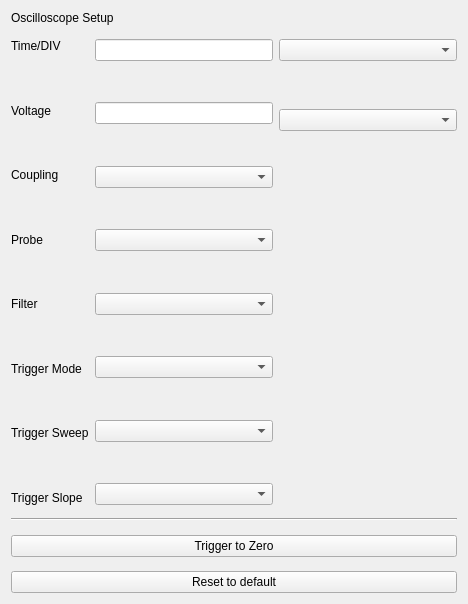
<?xml version="1.0" encoding="UTF-8"?>
<ui version="4.0">
 <class>OsciSetup</class>
 <widget class="QWidget" name="OsciSetup">
  <property name="geometry">
   <rect>
    <x>0</x>
    <y>0</y>
    <width>468</width>
    <height>604</height>
   </rect>
  </property>
  <property name="windowTitle">
   <string>Form</string>
  </property>
  <layout class="QGridLayout" name="gridLayout">
   <item row="0" column="0">
    <layout class="QVBoxLayout" name="verticalLayout_5">
     <item>
      <widget class="QLabel" name="osciSetupLabel">
       <property name="text">
        <string>Oscilloscope Setup</string>
       </property>
      </widget>
     </item>
     <item>
      <spacer name="verticalSpacer_25">
       <property name="orientation">
        <enum>Qt::Vertical</enum>
       </property>
       <property name="sizeHint" stdset="0">
        <size>
         <width>20</width>
         <height>40</height>
        </size>
       </property>
      </spacer>
     </item>
     <item>
      <layout class="QHBoxLayout" name="horizontalLayout">
       <item>
        <layout class="QVBoxLayout" name="verticalLayout">
         <item>
          <widget class="QLabel" name="timeLabel">
           <property name="text">
            <string>Time/DIV</string>
           </property>
          </widget>
         </item>
         <item>
          <spacer name="verticalSpacer">
           <property name="orientation">
            <enum>Qt::Vertical</enum>
           </property>
           <property name="sizeHint" stdset="0">
            <size>
             <width>20</width>
             <height>40</height>
            </size>
           </property>
          </spacer>
         </item>
         <item>
          <widget class="QLabel" name="voltageLabel">
           <property name="text">
            <string>Voltage</string>
           </property>
          </widget>
         </item>
         <item>
          <spacer name="verticalSpacer_2">
           <property name="orientation">
            <enum>Qt::Vertical</enum>
           </property>
           <property name="sizeHint" stdset="0">
            <size>
             <width>20</width>
             <height>40</height>
            </size>
           </property>
          </spacer>
         </item>
         <item>
          <widget class="QLabel" name="couplingLabel">
           <property name="text">
            <string>Coupling</string>
           </property>
          </widget>
         </item>
         <item>
          <spacer name="verticalSpacer_3">
           <property name="orientation">
            <enum>Qt::Vertical</enum>
           </property>
           <property name="sizeHint" stdset="0">
            <size>
             <width>20</width>
             <height>40</height>
            </size>
           </property>
          </spacer>
         </item>
         <item>
          <widget class="QLabel" name="probeLabel">
           <property name="text">
            <string>Probe</string>
           </property>
          </widget>
         </item>
         <item>
          <spacer name="verticalSpacer_4">
           <property name="orientation">
            <enum>Qt::Vertical</enum>
           </property>
           <property name="sizeHint" stdset="0">
            <size>
             <width>20</width>
             <height>40</height>
            </size>
           </property>
          </spacer>
         </item>
         <item>
          <widget class="QLabel" name="filterLabel">
           <property name="text">
            <string>Filter</string>
           </property>
          </widget>
         </item>
         <item>
          <spacer name="verticalSpacer_5">
           <property name="orientation">
            <enum>Qt::Vertical</enum>
           </property>
           <property name="sizeHint" stdset="0">
            <size>
             <width>20</width>
             <height>40</height>
            </size>
           </property>
          </spacer>
         </item>
         <item>
          <widget class="QLabel" name="triggerModeLabel">
           <property name="text">
            <string>Trigger Mode</string>
           </property>
          </widget>
         </item>
         <item>
          <spacer name="verticalSpacer_6">
           <property name="orientation">
            <enum>Qt::Vertical</enum>
           </property>
           <property name="sizeHint" stdset="0">
            <size>
             <width>20</width>
             <height>40</height>
            </size>
           </property>
          </spacer>
         </item>
         <item>
          <widget class="QLabel" name="triggerSweepLabel">
           <property name="text">
            <string>Trigger Sweep</string>
           </property>
          </widget>
         </item>
         <item>
          <spacer name="verticalSpacer_7">
           <property name="orientation">
            <enum>Qt::Vertical</enum>
           </property>
           <property name="sizeHint" stdset="0">
            <size>
             <width>20</width>
             <height>40</height>
            </size>
           </property>
          </spacer>
         </item>
         <item>
          <widget class="QLabel" name="triggerSlopeLabel">
           <property name="text">
            <string>Trigger Slope</string>
           </property>
          </widget>
         </item>
        </layout>
       </item>
       <item>
        <layout class="QVBoxLayout" name="verticalLayout_2">
         <item>
          <widget class="QLineEdit" name="timeEdit"/>
         </item>
         <item>
          <spacer name="verticalSpacer_8">
           <property name="orientation">
            <enum>Qt::Vertical</enum>
           </property>
           <property name="sizeHint" stdset="0">
            <size>
             <width>20</width>
             <height>40</height>
            </size>
           </property>
          </spacer>
         </item>
         <item>
          <widget class="QLineEdit" name="voltageEdit"/>
         </item>
         <item>
          <spacer name="verticalSpacer_9">
           <property name="orientation">
            <enum>Qt::Vertical</enum>
           </property>
           <property name="sizeHint" stdset="0">
            <size>
             <width>20</width>
             <height>40</height>
            </size>
           </property>
          </spacer>
         </item>
         <item>
          <widget class="QComboBox" name="couplingComboBox"/>
         </item>
         <item>
          <spacer name="verticalSpacer_10">
           <property name="orientation">
            <enum>Qt::Vertical</enum>
           </property>
           <property name="sizeHint" stdset="0">
            <size>
             <width>20</width>
             <height>40</height>
            </size>
           </property>
          </spacer>
         </item>
         <item>
          <widget class="QComboBox" name="probeComboBox"/>
         </item>
         <item>
          <spacer name="verticalSpacer_11">
           <property name="orientation">
            <enum>Qt::Vertical</enum>
           </property>
           <property name="sizeHint" stdset="0">
            <size>
             <width>20</width>
             <height>40</height>
            </size>
           </property>
          </spacer>
         </item>
         <item>
          <widget class="QComboBox" name="filterComboBox"/>
         </item>
         <item>
          <spacer name="verticalSpacer_12">
           <property name="orientation">
            <enum>Qt::Vertical</enum>
           </property>
           <property name="sizeHint" stdset="0">
            <size>
             <width>20</width>
             <height>40</height>
            </size>
           </property>
          </spacer>
         </item>
         <item>
          <widget class="QComboBox" name="triggerModeComboBox"/>
         </item>
         <item>
          <spacer name="verticalSpacer_13">
           <property name="orientation">
            <enum>Qt::Vertical</enum>
           </property>
           <property name="sizeHint" stdset="0">
            <size>
             <width>20</width>
             <height>40</height>
            </size>
           </property>
          </spacer>
         </item>
         <item>
          <widget class="QComboBox" name="triggerSweepComboBox"/>
         </item>
         <item>
          <spacer name="verticalSpacer_14">
           <property name="orientation">
            <enum>Qt::Vertical</enum>
           </property>
           <property name="sizeHint" stdset="0">
            <size>
             <width>20</width>
             <height>40</height>
            </size>
           </property>
          </spacer>
         </item>
         <item>
          <widget class="QComboBox" name="triggerSlopeComboBox"/>
         </item>
        </layout>
       </item>
       <item>
        <layout class="QVBoxLayout" name="verticalLayout_3">
         <item>
          <widget class="QComboBox" name="timeComboBox"/>
         </item>
         <item>
          <spacer name="verticalSpacer_15">
           <property name="orientation">
            <enum>Qt::Vertical</enum>
           </property>
           <property name="sizeHint" stdset="0">
            <size>
             <width>20</width>
             <height>40</height>
            </size>
           </property>
          </spacer>
         </item>
         <item>
          <widget class="QComboBox" name="voltageComboBox"/>
         </item>
         <item>
          <spacer name="verticalSpacer_16">
           <property name="orientation">
            <enum>Qt::Vertical</enum>
           </property>
           <property name="sizeHint" stdset="0">
            <size>
             <width>20</width>
             <height>40</height>
            </size>
           </property>
          </spacer>
         </item>
         <item>
          <spacer name="horizontalSpacer">
           <property name="orientation">
            <enum>Qt::Horizontal</enum>
           </property>
           <property name="sizeHint" stdset="0">
            <size>
             <width>40</width>
             <height>20</height>
            </size>
           </property>
          </spacer>
         </item>
         <item>
          <spacer name="verticalSpacer_17">
           <property name="orientation">
            <enum>Qt::Vertical</enum>
           </property>
           <property name="sizeHint" stdset="0">
            <size>
             <width>20</width>
             <height>40</height>
            </size>
           </property>
          </spacer>
         </item>
         <item>
          <spacer name="horizontalSpacer_2">
           <property name="orientation">
            <enum>Qt::Horizontal</enum>
           </property>
           <property name="sizeHint" stdset="0">
            <size>
             <width>40</width>
             <height>20</height>
            </size>
           </property>
          </spacer>
         </item>
         <item>
          <spacer name="verticalSpacer_18">
           <property name="orientation">
            <enum>Qt::Vertical</enum>
           </property>
           <property name="sizeHint" stdset="0">
            <size>
             <width>20</width>
             <height>40</height>
            </size>
           </property>
          </spacer>
         </item>
         <item>
          <spacer name="horizontalSpacer_3">
           <property name="orientation">
            <enum>Qt::Horizontal</enum>
           </property>
           <property name="sizeHint" stdset="0">
            <size>
             <width>40</width>
             <height>20</height>
            </size>
           </property>
          </spacer>
         </item>
         <item>
          <spacer name="verticalSpacer_19">
           <property name="orientation">
            <enum>Qt::Vertical</enum>
           </property>
           <property name="sizeHint" stdset="0">
            <size>
             <width>20</width>
             <height>40</height>
            </size>
           </property>
          </spacer>
         </item>
         <item>
          <spacer name="horizontalSpacer_4">
           <property name="orientation">
            <enum>Qt::Horizontal</enum>
           </property>
           <property name="sizeHint" stdset="0">
            <size>
             <width>40</width>
             <height>20</height>
            </size>
           </property>
          </spacer>
         </item>
         <item>
          <spacer name="verticalSpacer_20">
           <property name="orientation">
            <enum>Qt::Vertical</enum>
           </property>
           <property name="sizeHint" stdset="0">
            <size>
             <width>20</width>
             <height>40</height>
            </size>
           </property>
          </spacer>
         </item>
         <item>
          <spacer name="horizontalSpacer_5">
           <property name="orientation">
            <enum>Qt::Horizontal</enum>
           </property>
           <property name="sizeHint" stdset="0">
            <size>
             <width>40</width>
             <height>20</height>
            </size>
           </property>
          </spacer>
         </item>
         <item>
          <spacer name="verticalSpacer_21">
           <property name="orientation">
            <enum>Qt::Vertical</enum>
           </property>
           <property name="sizeHint" stdset="0">
            <size>
             <width>20</width>
             <height>40</height>
            </size>
           </property>
          </spacer>
         </item>
         <item>
          <spacer name="horizontalSpacer_6">
           <property name="orientation">
            <enum>Qt::Horizontal</enum>
           </property>
           <property name="sizeHint" stdset="0">
            <size>
             <width>40</width>
             <height>20</height>
            </size>
           </property>
          </spacer>
         </item>
        </layout>
       </item>
      </layout>
     </item>
     <item>
      <spacer name="verticalSpacer_24">
       <property name="orientation">
        <enum>Qt::Vertical</enum>
       </property>
       <property name="sizeHint" stdset="0">
        <size>
         <width>20</width>
         <height>40</height>
        </size>
       </property>
      </spacer>
     </item>
     <item>
      <widget class="Line" name="line">
       <property name="orientation">
        <enum>Qt::Horizontal</enum>
       </property>
      </widget>
     </item>
     <item>
      <spacer name="verticalSpacer_23">
       <property name="orientation">
        <enum>Qt::Vertical</enum>
       </property>
       <property name="sizeHint" stdset="0">
        <size>
         <width>20</width>
         <height>40</height>
        </size>
       </property>
      </spacer>
     </item>
     <item>
      <layout class="QVBoxLayout" name="verticalLayout_4">
       <item>
        <widget class="QPushButton" name="triggerToZeroBtn">
         <property name="text">
          <string>Trigger to Zero</string>
         </property>
        </widget>
       </item>
       <item>
        <spacer name="verticalSpacer_22">
         <property name="orientation">
          <enum>Qt::Vertical</enum>
         </property>
         <property name="sizeHint" stdset="0">
          <size>
           <width>20</width>
           <height>40</height>
          </size>
         </property>
        </spacer>
       </item>
       <item>
        <widget class="QPushButton" name="ResetToDefBtn">
         <property name="text">
          <string>Reset to default</string>
         </property>
        </widget>
       </item>
      </layout>
     </item>
    </layout>
   </item>
  </layout>
 </widget>
 <resources/>
 <connections/>
</ui>
